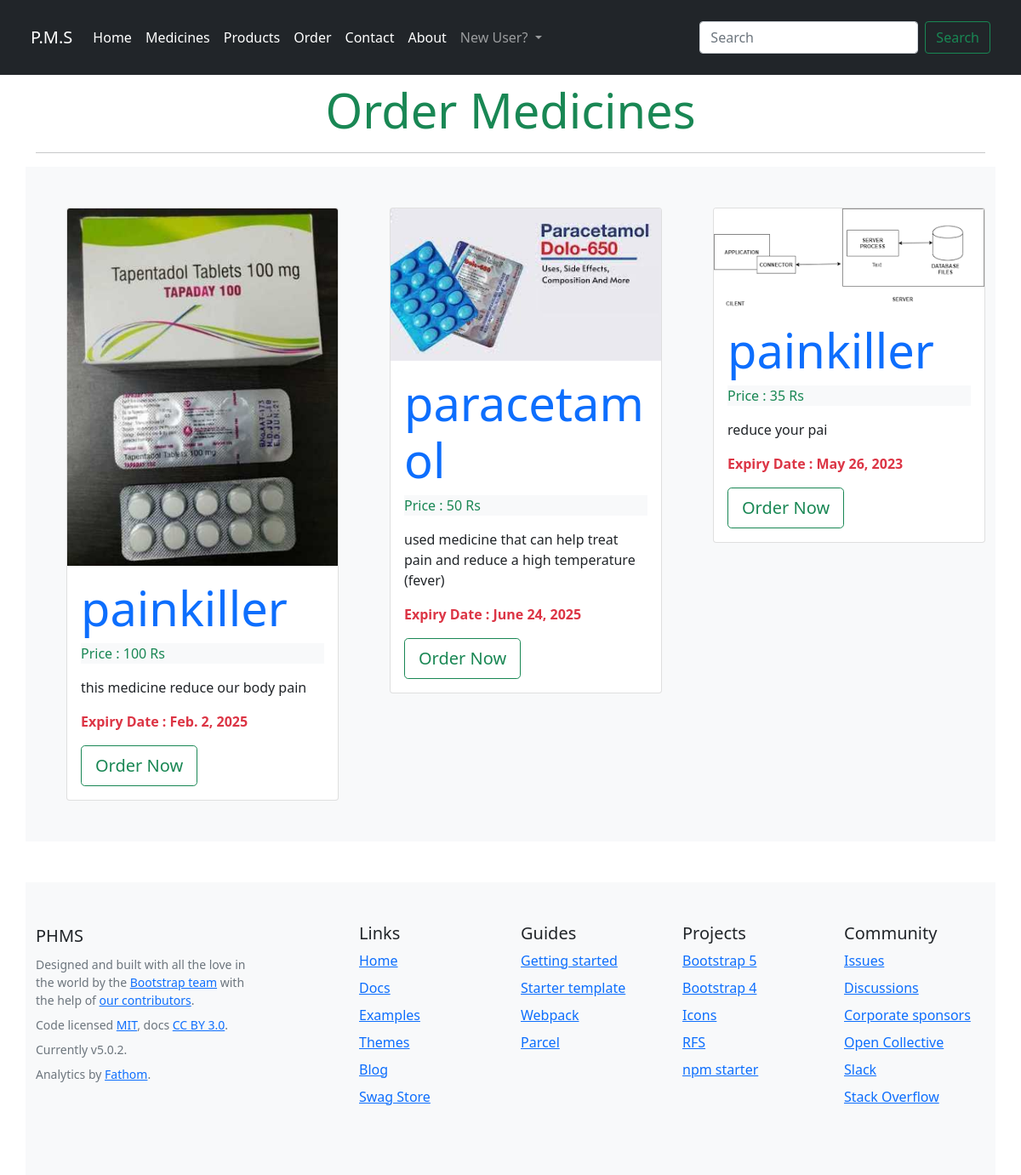
The page /medicines on the database its author committed.
### app/models.py (models this page shows, shortened)
class Medicines(models.Model):
    medicine_name=models.CharField(max_length=250)
    medicine_image=models.ImageField(upload_to="products",blank=True,null=True)
    medicine_price=models.IntegerField()
    medicine_descripton=models.TextField()
    medicine_exp=models.DateField()

### app/views.py (the view)
# urls.py: path("medicines",views.medicines,name="medicines"),
def medicines(request):
    mymed=Medicines.objects.all()
    context={"mymed":mymed}
    return render(request,"medicines.html",context)

### templates/medicines.html (shortened to what this page needs)
{% extends "base.html" %}
{% block body %}
<div class="container mt-2">
    <h2 class="display-4 text-success text-center">Order Medicines</h2>
    <hr>
    <div class="row">
        {% for i in mymed  %}
        <div class="col-md-4 bg-light p-5">
            <div class="card" style="width: 20rem;">
                <img src="{{i.medicine_image.url}}" class="card-img-top" alt="...">
                <div class="card-body">
                  <h6 class="card-title display-4 text-primary">{{i.medicine_name}}</h6>
                   <p class="text-success bg-light">Price : {{i.medicine_price}} Rs</p>
                  <p class="card-text">{{i.medicine_descripton}}</p>
                  <p class="text-danger"><b>Expiry Date  : {{i.medicine_exp}}</b></p>
                  <a href="/orders" class="btn btn-outline-success btn-lg">Order Now</a>
                </div>
              </div>
        </div>
        {% endfor %}
    </div>
</div>
{% endblock body %}

### rows shown on the page
Medicines: medicine_image (picture), medicine_name "painkiller", medicine_price "100", medicine_descripton "this medicine reduce our body pain", medicine_exp "Feb. 2, 2025"
Medicines: medicine_image (picture), medicine_name "paracetamol", medicine_price "50", medicine_descripton "used medicine that can help treat pain and reduce a high temperature (fever)", medicine_exp "June 24, 2025"
Medicines: medicine_image (picture), medicine_name "painkiller", medicine_price "35", medicine_descripton "reduce your pai", medicine_exp "May 26, 2023"
